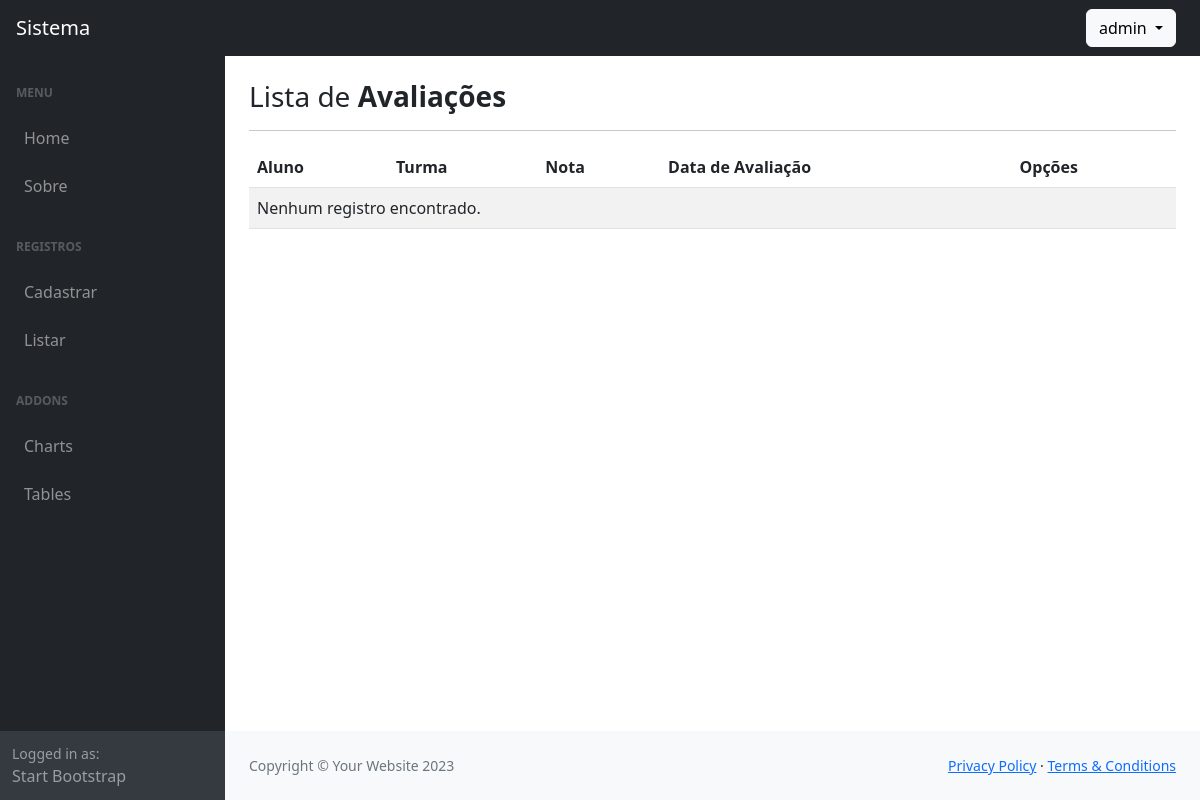
/listar/avaliacoes/ (signed in), run on an earlier commit of the app's database.
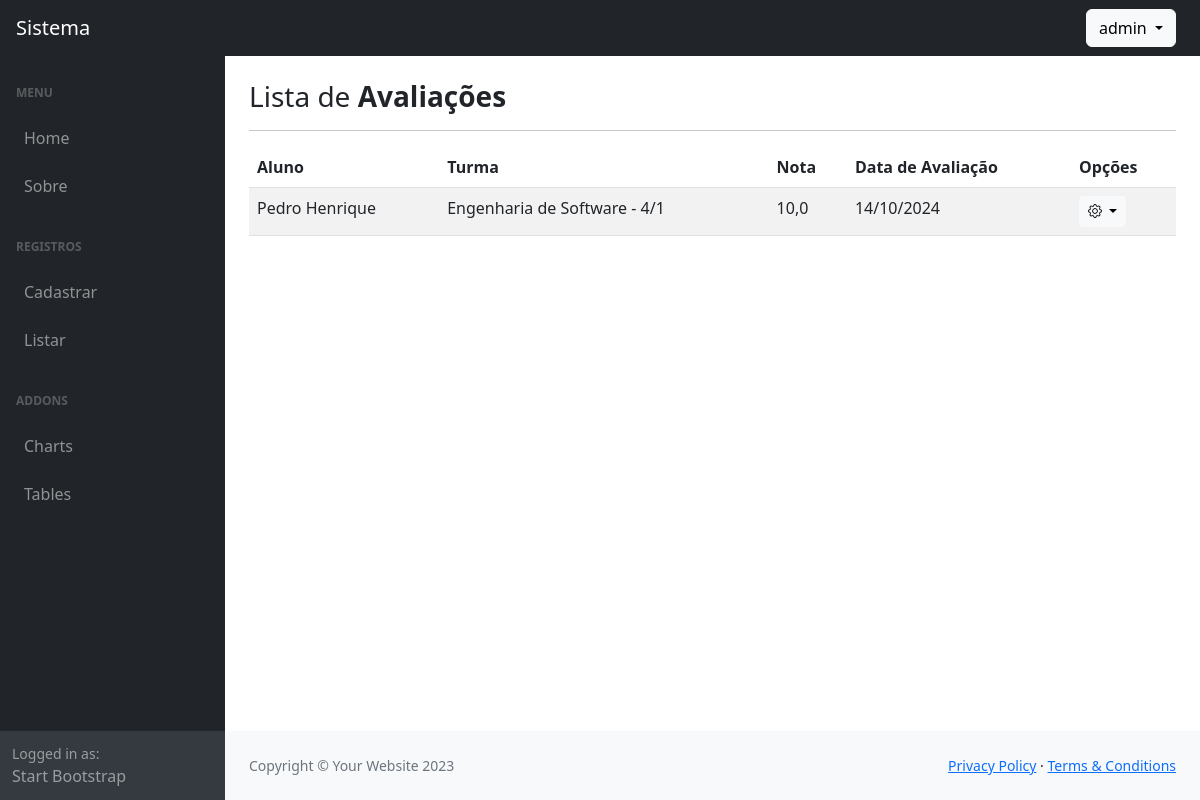
And on a later commit of the database.
### cadastros/models.py (models this page shows, shortened)
class Avaliacao(models.Model):
    aluno = models.ForeignKey(Aluno, on_delete=models.PROTECT)
    turma = models.ForeignKey(Turma, on_delete=models.PROTECT)
    nota = models.FloatField()
    data_avaliacao = models.DateField(verbose_name="Data de Avaliação")
    class Meta:
        ordering = ["data_avaliacao"]
        constraints = [
            models.CheckConstraint(check=models.Q(nota__gte=0) & models.Q(nota__lte=10), name='nota_range')
        ]

class Aluno(models.Model):
    nome = models.CharField(max_length=150)
    data_nascimento = models.DateField(verbose_name="Data de Nascimento")
    endereco = models.CharField(max_length=255)
    telefone = models.CharField(max_length=15)
    email = models.EmailField(unique=True)
    matricula = models.CharField(max_length=20, unique=True)
    class Meta:
        ordering = ["nome"]

class Turma(models.Model):
    curso = models.ForeignKey(Curso, on_delete=models.PROTECT)
    professor = models.ForeignKey(Professor, on_delete=models.PROTECT)
    ano = models.PositiveIntegerField()
    semestre = models.PositiveIntegerField()
    class Meta:
        unique_together = ['curso', 'professor', 'ano', 'semestre']
        ordering = ["ano", "semestre", "curso"]

class Curso(models.Model):
    nome = models.CharField(max_length=100, unique=True)
    descricao = models.TextField()
    carga_horaria = models.PositiveIntegerField()
    class Meta:
        ordering = ["nome"]

### cadastros/views.py (the view)
# urls.py: path('listar/avaliacoes/', AvaliacaoList.as_view(), name='listar-avaliacao'),
class AvaliacaoList(LoginRequiredMixin, ListView):
    template_name = 'cadastros/list/avaliacao.html'
    model = Avaliacao

### cadastros/templates/cadastros/list/avaliacao.html (shortened to what this page needs)
{% extends "paginas/modelo.html" %}
{% block conteudo %}
<h3>
    Lista de <b>Avaliações</b>
</h3>
<hr>
<table class="table table-striped">
    <thead>
        <th>Aluno</th>
        <th>Turma</th>
        <th>Nota</th>
        <th>Data de Avaliação</th>
        <th>Opções</th>
    </thead>
    <tbody>
        {% for object in object_list %}
            <tr>
                <td>{{ object.aluno.nome }}</td>
                <td>{{ object.turma.curso.nome }} - {{ object.turma.ano }}/{{ object.turma.semestre }}</td>
                <td>{{ object.nota }}</td>
                <td>{{ object.data_avaliacao|date:"d/m/Y" }}</td>
                <td>
                    <div class="dropdown">
                        <button class="btn btn-light btn-sm dropdown-toggle" type="button" data-bs-toggle="dropdown" aria-expanded="false">
                            <i class="bi bi-gear"></i>
                        </button>
                    </div>
                </td>
            </tr>
        {% empty %}
            <tr>
                <td colspan="5">Nenhum registro encontrado.</td>
            </tr>
        {% endfor %}
    </tbody>
</table>
{% endblock %}

### paginas/templates/paginas/modelo.html (shortened to what this page needs)
{% load static %}
<!DOCTYPE html>
<html lang="pt-br">
    <head>
        <link href="https://cdn.jsdelivr.net/npm/simple-datatables@7.1.2/dist/style.min.css" rel="stylesheet" />
        <link href="{% static 'css/styles.css' %}" rel="stylesheet" />
        <link rel="stylesheet" href="https://cdn.jsdelivr.net/npm/bootstrap-icons@1.11.3/font/bootstrap-icons.min.css">
    </head>
    <body class="sb-nav-fixed">
        {% block menu_superior %}
        <nav class="sb-topnav navbar navbar-expand navbar-dark bg-dark">
            <a class="navbar-brand ps-3" href="{% url 'index' %}">Sistema</a>
            <button class="btn btn-link btn-sm order-1 order-lg-0 me-4 me-lg-0" id="sidebarToggle" href="#!"></button>
            {% if request.user.is_authenticated %}
            <ul class="navbar-nav ms-auto me-md-0 me-3 me-lg-4">
                <li class="nav-item dropdown">
                    <a class="btn btn-light dropdown-toggle" id="navbarDropdown" href="#" role="button" data-bs-toggle="dropdown" aria-expanded="false">
                        {{ request.user }}
                    </a>
                </li>
            </ul>
            {% else %}
            <a href="{% url 'login' %}" class="btn btn-light ms-auto me-3">
                Entrar
            </a>
            {% endif %}
        </nav>
        {% endblock %}
        <div id="layoutSidenav">
            {% block menu_lateral %}
            <div id="layoutSidenav_nav">
                <nav class="sb-sidenav accordion sb-sidenav-dark" id="sidenavAccordion">
                    <div class="sb-sidenav-menu">
                        <div class="nav">
                            <div class="sb-sidenav-menu-heading">Menu</div>
                            <a class="nav-link" href="{% url 'index' %}">
                                Home
                            </a>
                            <a class="nav-link" href="{% url 'sobre' %}">
                                Sobre
                            </a>
                            {% if request.user.is_authenticated %}
                            <div class="sb-sidenav-menu-heading">Registros</div>
                            <a class="nav-link collapsed" href="#" data-bs-toggle="collapse" data-bs-target="#collapseCadastrar" aria-expanded="false" aria-controls="collapseLayouts">
                                Cadastrar
                            </a>
                            <a class="nav-link collapsed" href="#" data-bs-toggle="collapse" data-bs-target="#collapseListar" aria-expanded="false" aria-controls="collapseLayouts">
                                Listar
                            </a>
                            {% endif %}
                            <div class="sb-sidenav-menu-heading">Addons</div>
                            <a class="nav-link" href="">
                                Charts
                            </a>
                            <a class="nav-link" href="">
                                Tables
                            </a>
                        </div>
                    </div>
                    <div class="sb-sidenav-footer">
                        <div class="small">Logged in as:</div>
                        Start Bootstrap
                    </div>
                </nav>
            </div>
            {% endblock %}
            <div id="layoutSidenav_content">
                <main>
                    <div class="container-fluid px-4">
                        <br>
                        {% block conteudo %}{% endblock %}
                    </div>
                </main>
                {% block rodape %}
                <footer class="py-4 bg-light mt-auto">
                    <div class="container-fluid px-4">
                        <div class="d-flex align-items-center justify-content-between small">
                            <div class="text-muted">Copyright &copy; Your Website 2023</div>
                            <div>
                                <a href="#">Privacy Policy</a>
                                &middot;
                                <a href="#">Terms &amp; Conditions</a>
                            </div>
                        </div>
                    </div>
                </footer>
                {% endblock %}
            </div>
        </div>
    </body>
</html>

What changed in the data, as far as the page shows it:
added Avaliacao: aluno.nome "Pedro Henrique", turma.curso.nome "Engenharia de Software", turma.ano "4", turma.semestre "1", nota "10,0", data_avaliacao "14/10/2024"
Also different on the page:
text no longer shown: "Nenhum registro encontrado."
